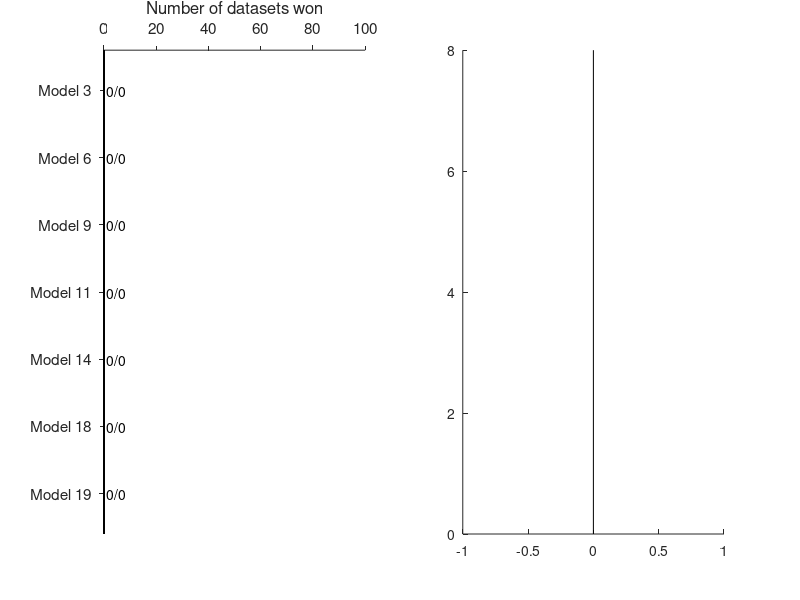

MATLAB code for this plot: (Note: this script raises an error after producing the figure.)
%% =======================================================================
% Figure S2B
%
%% =======================================================================

clear all
close all


%% =======================================================================
% PATHS
%% =======================================================================

% Folder where this script is located
scriptFolder = fileparts(mfilename('fullpath'));
if isempty(scriptFolder), scriptFolder = pwd; end

% Go up one folder (repository root)
projectFolder = fileparts(scriptFolder);

% Fits of the synthetic datasets: rec_g09_d<dataset>_f<fitted model>.mat
recoveryFolder = fullfile(projectFolder, 'data', 'model', 'recovery');

%% =======================================================================
% SETTINGS
%% =======================================================================

generatingModel = 9;
fittedModels    = [3 6 9 11 14 18 19];

nModels = numel(fittedModels);


%% =======================================================================
% LOAD THE BIC OF EVERY DATASET AND FITTED MODEL
%% =======================================================================

files = dir(fullfile(recoveryFolder, ['rec_g' sprintf('%02d',generatingModel) '_d*_f*.mat']));

datasetNumber = nan(numel(files),1);
fittedNumber  = nan(numel(files),1);
BIC_file      = nan(numel(files),1);

for k = 1:numel(files)

    numbers = sscanf(files(k).name, ['rec_g' sprintf('%02d',generatingModel) '_d%d_f%d.mat']);

    datasetNumber(k) = numbers(1);
    fittedNumber(k)  = numbers(2);

    fit = load(fullfile(recoveryFolder, files(k).name), 'BIC');
    BIC_file(k) = fit.BIC;

end

% Keep the datasets fitted with all 7 models
datasets = unique(datasetNumber)';
complete = false(size(datasets));

for k = 1:numel(datasets)
    complete(k) = all(ismember(fittedModels, fittedNumber(datasetNumber == datasets(k))));
end

datasets  = datasets(complete);
nDatasets = numel(datasets);

% BIC: datasets x fitted models
BIC = nan(nDatasets,nModels);

for k = 1:nDatasets
    for model = 1:nModels
        BIC(k,model) = BIC_file(datasetNumber == datasets(k) & fittedNumber == fittedModels(model));
    end
end


%% =======================================================================
% WINNING MODEL AND BIC DIFFERENCE TO MODEL 9
%% =======================================================================

[~, winner] = min(BIC, [], 2);
nWins = accumarray(winner, 1, [nModels 1])';

deltaBIC      = BIC - BIC(:, fittedModels == generatingModel);
deltaBIC_mean = mean(deltaBIC,1);
deltaBIC_sem  = std(deltaBIC,0,1) ./ sqrt(nDatasets);


%% =======================================================================
% FIGURE (Figure S2B)
%% =======================================================================

modelNames = strcat('Model', {' '}, arrayfun(@num2str, fittedModels, 'UniformOutput', false));

barColors = repmat([0.75 0.75 0.75], nModels, 1);
barColors(fittedModels == generatingModel,:) = [0.85 0.2 0.2];

figure('Color', 'w', 'Position', [100 100 760 380]);

% ---------------------------------------------------------------
% Left: number of datasets won
% ---------------------------------------------------------------

subplot(1,2,1)
hold on

for model = 1:nModels

    barh(model, nWins(model), 0.6, 'FaceColor', barColors(model,:), 'EdgeColor', 'none');

    text(nWins(model) + 1, model, sprintf('%d/%d', nWins(model), nDatasets), ...
        'VerticalAlignment', 'middle', 'FontSize', 10);

end

set(gca, 'YTick', 1:nModels, 'YTickLabel', modelNames, 'YDir', 'reverse', ...
    'XAxisLocation', 'top', 'Box', 'off', 'TickDir', 'out', 'FontSize', 11);
ylim([0.4 nModels+0.6])
xlim([0 100])
xlabel('Number of datasets won')

% ---------------------------------------------------------------
% Right: BIC difference to model 9
% ---------------------------------------------------------------

subplot(1,2,2)
hold on

barh(1:nModels, deltaBIC_mean, 0.6, 'FaceColor', [0.6 0.6 0.6], 'EdgeColor', 'none');

errorbar(deltaBIC_mean, 1:nModels, deltaBIC_sem, 'horizontal', ...
    'LineStyle', 'none', 'Color', 'k', 'LineWidth', 1);

set(gca, 'YTick', 1:nModels, 'YTickLabel', [], 'YDir', 'reverse', ...
    'XAxisLocation', 'top', 'Box', 'off', 'TickDir', 'out', 'FontSize', 11);
ylim([0.4 nModels+0.6])
xlabel('\DeltaBIC (model - model 9)')
